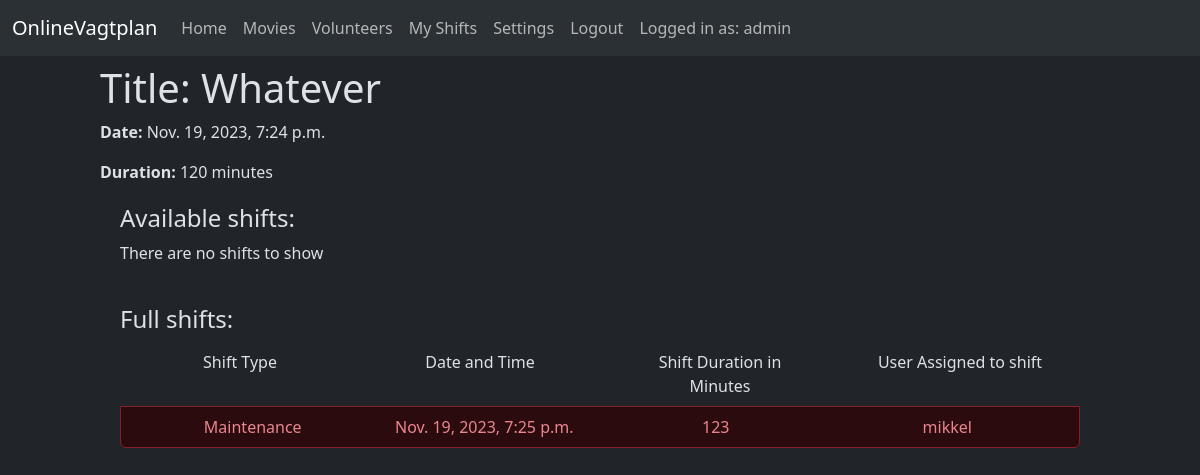
The page /movie/1 (signed in) on the database as committed earlier.
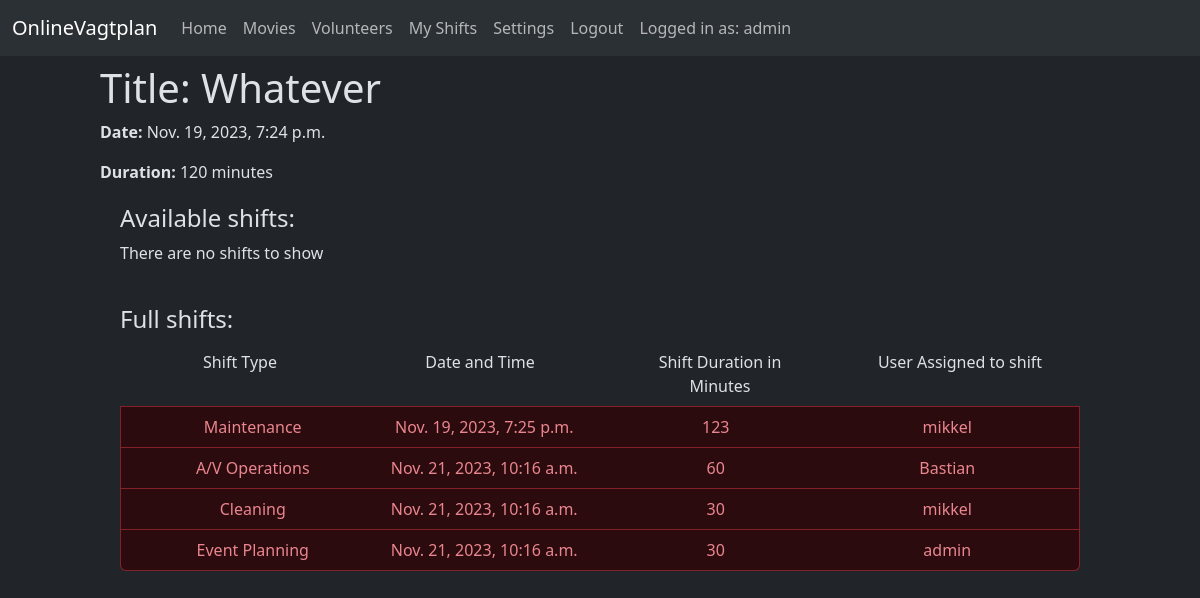
The same page on the database as committed later.
### shiftbooker/models.py (models this page shows, shortened)
class Shift(models.Model):
    SHIFT_TYPES = (
        ("m", "Maintenance"),
        ("s", "Shop"),
        ("c", "Cleaning"),
        ("o", "A/V Operations"),
        ("p", "Event Planning"),
    )
    shift_type = models.CharField(
        max_length=1,
        choices=SHIFT_TYPES,
    )
    date = models.DateTimeField()
    duration = models.IntegerField()
    movie = models.ForeignKey("Movie", on_delete=models.CASCADE)
    user = models.ForeignKey(
        settings.AUTH_USER_MODEL, on_delete=models.SET_NULL, null=True, blank=True
    )
    class Meta:
        pass
    def get_absolute_url(self):
        return reverse("shift-detail", args=[str(self.id)])

class User(AbstractUser):
    registered = models.DateField(
        ("Registration Date"), auto_now=False, auto_now_add=True
    )
    phone = models.CharField(max_length=100)
    shifts_taken = models.IntegerField("Number of shifts taken", default=0)
    objects = CustomUserManager()
    class Meta(AbstractUser.Meta):
        swappable = "AUTH_USER_MODEL"
        permissions = (("can_view_users_shifts", "Can view users and shifts"),)

### shiftbooker/views.py (the view)
# urls.py: path("movie/<int:pk>", views.MovieDetailView.as_view(), name="movie-detail"),
class MovieDetailView(LoginRequiredMixin, generic.DetailView):
    model = Movie
    def get_context_data(self, **kwargs):
        context = super().get_context_data(**kwargs)
        context["avail_shifts"] = self.get_object().shift_set.filter(user=None)
        return context

### templates/shiftbooker/movie_detail.html (shortened to what this page needs)
{% extends "base.html" %}
{% block content %}
<h1>Title: {{ movie.title }}</h1>
<p><strong>Date:</strong> {{ movie.date }}</p>
<p><strong>Duration:</strong> {{ movie.duration }} minutes </p>
<div style="margin-left:20px;margin-top:20px;padding-right: 20px;">
  <h4>Available shifts: </h4>
  <div class="list-group">
    {% for shift in avail_shifts %}
    {% if not shift.user %}
    <a href="{{ shift.get_absolute_url }}" class="list-group-item list-group-item-action list-group-item-success">
      <div class="container text-center">
        <div class="row">
          <div class="col">
            {{ shift.get_shift_type_display}}
          </div>
          <div class="col">
            {{ shift.date}}
          </div>
          <div class="col">
            {{ shift.duration}}
          </div>
        </div>
      </div>
    </a>
    {% endif %}
    {% empty %}
    <p>There are no shifts to show</p>
    {% endfor %}
  </div>
  {% if perms.shiftbooker.can_view_users_shifts %}
  <br>
  <h4>Full shifts: </h4>
  {% if avail_shifts|length != movie.shift_set.all|length %}
  <div class="list-group">
    <ul class="list-group">
      <div class="container text-center">
        <div class="row">
          <div class="col">
            <li class="list-group-item border-0">Shift Type</li>
          </div>
          <div class="col">
            <li class="list-group-item border-0">Date and Time</li>
          </div>
          <div class="col">
            <li class="list-group-item border-0">Shift Duration in Minutes</li>
          </div>
          <div class="col">
            <li class="list-group-item border-0">User Assigned to shift</li>
          </div>
        </div>
      </div>
    </ul>
    {% else %}
      <p>There are no shifts to show</p>
    {% endif %}
    {% for shift in movie.shift_set.all %}
    {% if shift.user %}
    <a href="{{ shift.get_absolute_url }}" class="list-group-item list-group-item-action list-group-item-danger">
      <div class="container text-center">
        <div class="row">
          <div class="col">
            {{ shift.get_shift_type_display}}
          </div>
          <div class="col">
            {{ shift.date}}
          </div>
          <div class="col">
            {{ shift.duration}}
          </div>
          <div class="col">
            {{shift.user}}
          </div>
        </div>
      </div>
    </a>
    {% endif %}
    {% endfor %}
    {% endif %}
  </div>
</div>
{% endblock %}

Rows that differ between the two databases and show on the page:
added Shift: shift_type "A/V Operations", date "Nov. 21, 2023, 10:16 a.m.", duration "60", user "Bastian"
added Shift: shift_type "Cleaning", date "Nov. 21, 2023, 10:16 a.m.", duration "30", user "mikkel"
added Shift: shift_type "Event Planning", date "Nov. 21, 2023, 10:16 a.m.", duration "30", user "admin"
